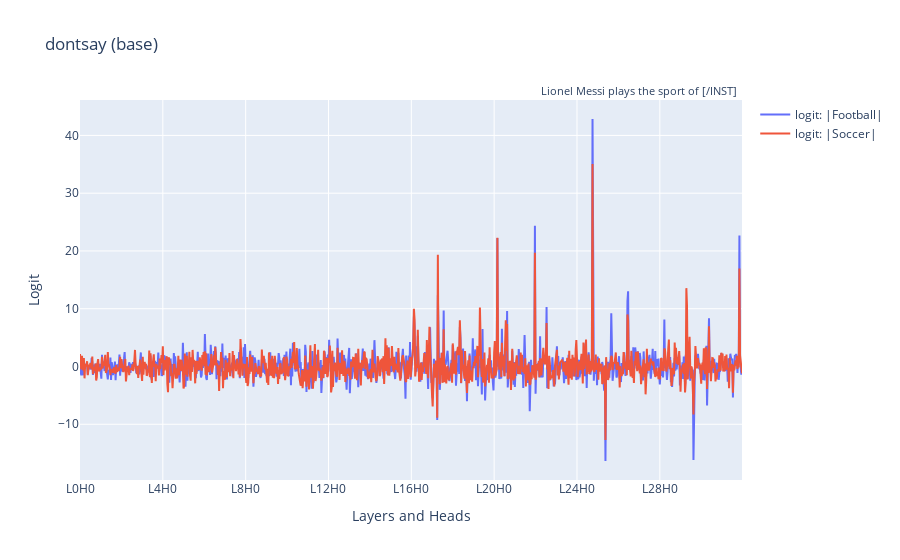
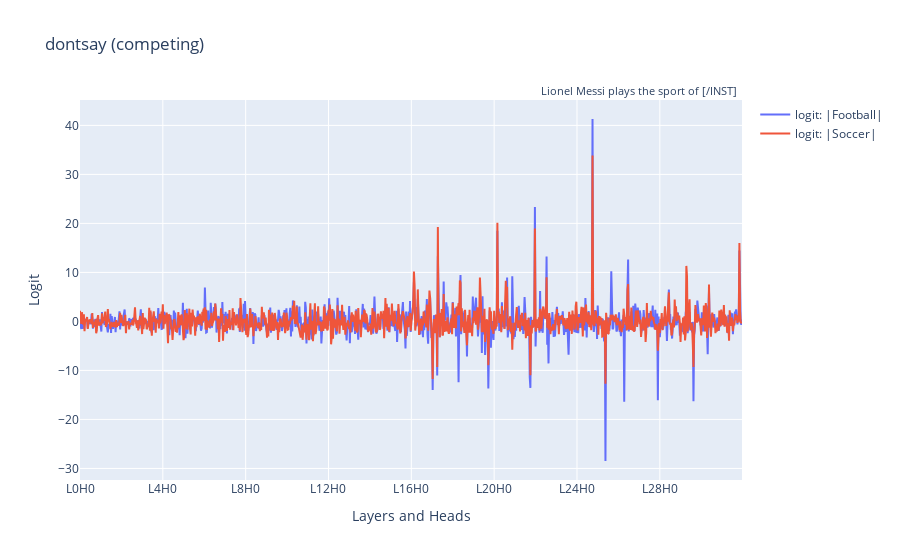

The notebook cell saved with these charts, in order:
### Markdown cell above
### Plot by head

### Code cell
lens_type = "logit"
for prompt_type in ["dontsay"]:
    ld_base = lens_dict[f"{prompt_type}_base"]
    ld_comp = lens_dict[f"{prompt_type}_competing"]

    for ld, title in [
        (ld_base, f"{prompt_type} (base)"),
        (ld_comp, f"{prompt_type} (competing)"),
    ]:
        logits, labels = ld.get_logits("attn_head", lens_type=lens_type)
        utils.plot_head_data(
            lines=[
                (
                    f"{lens_type}: |{ld_base.pd.ml_str}|",
                    logits[:, ld_base.pd.ml_token],
                    labels,
                ),
                (
                    f"{lens_type}: |{ld_comp.pd.ml_str}|",
                    logits[:, ld_comp.pd.ml_token],
                    labels,
                ),
            ],
            annotation_text=ld_base.pd.prompt.split("\n")[-1],
            title=title,
            yaxis_title="Logit",
        ).show()

    # for ld, title in [
    #     (ld_base, f"{prompt_type} (base)"),
    #     (ld_comp, f"{prompt_type} (competing)"),
    # ]:
    #     logits, labels = ld.get_logits("mlp_out", lens_type=lens_type)
    #     utils.plot_head_data(
    #         lines=[
    #             (
    #                 f"{lens_type}: |{ld_base.pd.ml_str}|",
    #                 logits[:, ld_base.pd.ml_token],
    #                 labels,
    #             ),
    #             (
    #                 f"{lens_type}: |{ld_comp.pd.ml_str}|",
    #                 logits[:, ld_comp.pd.ml_token],
    #                 labels,
    #             ),
    #         ],
    #         annotation_text=ld_base.pd.prompt.split("\n")[-1],
    #         title=title,
    #         yaxis_title="Logit",
    #     ).show()

### Figure 1 — Plotly figure (JSON) as saved in the notebook; plotly's stock layout.template omitted (floating-point values rounded to 4 significant figures; data arrays with more than 128 entries replaced by an {"elided": "..."} marker saying what was removed)
{"data": [{"mode": "lines", "name": "logit: |Football|", "type": "scatter", "x": {"elided": "1024 str values"}, "y": {"elided": "1024 float values"}}, {"mode": "lines", "name": "logit: |Soccer|", "type": "scatter", "x": {"elided": "1024 str values"}, "y": {"elided": "1024 float values"}}], "layout": {"annotations": [{"font": {"size": 11}, "showarrow": false, "text": "Lionel Messi plays the sport of [/INST] ", "x": 1, "xref": "paper", "y": 1.05, "yref": "paper"}], "hovermode": "x unified", "showlegend": true, "title": {"text": "dontsay (base)"}, "xaxis": {"ticktext": ["L0H0", "L4H0", "L8H0", "L12H0", "L16H0", "L20H0", "L24H0", "L28H0"], "tickvals": [0, 128, 256, 384, 512, 640, 768, 896], "title": {"text": "Layers and Heads"}}, "yaxis": {"title": {"text": "Logit"}}}}

### Figure 2 — Plotly figure (JSON) as saved in the notebook; plotly's stock layout.template omitted (floating-point values rounded to 4 significant figures; data arrays with more than 128 entries replaced by an {"elided": "..."} marker saying what was removed)
{"data": [{"mode": "lines", "name": "logit: |Football|", "type": "scatter", "x": {"elided": "1024 str values"}, "y": {"elided": "1024 float values"}}, {"mode": "lines", "name": "logit: |Soccer|", "type": "scatter", "x": {"elided": "1024 str values"}, "y": {"elided": "1024 float values"}}], "layout": {"annotations": [{"font": {"size": 11}, "showarrow": false, "text": "Lionel Messi plays the sport of [/INST] ", "x": 1, "xref": "paper", "y": 1.05, "yref": "paper"}], "hovermode": "x unified", "showlegend": true, "title": {"text": "dontsay (competing)"}, "xaxis": {"ticktext": ["L0H0", "L4H0", "L8H0", "L12H0", "L16H0", "L20H0", "L24H0", "L28H0"], "tickvals": [0, 128, 256, 384, 512, 640, 768, 896], "title": {"text": "Layers and Heads"}}, "yaxis": {"title": {"text": "Logit"}}}}
